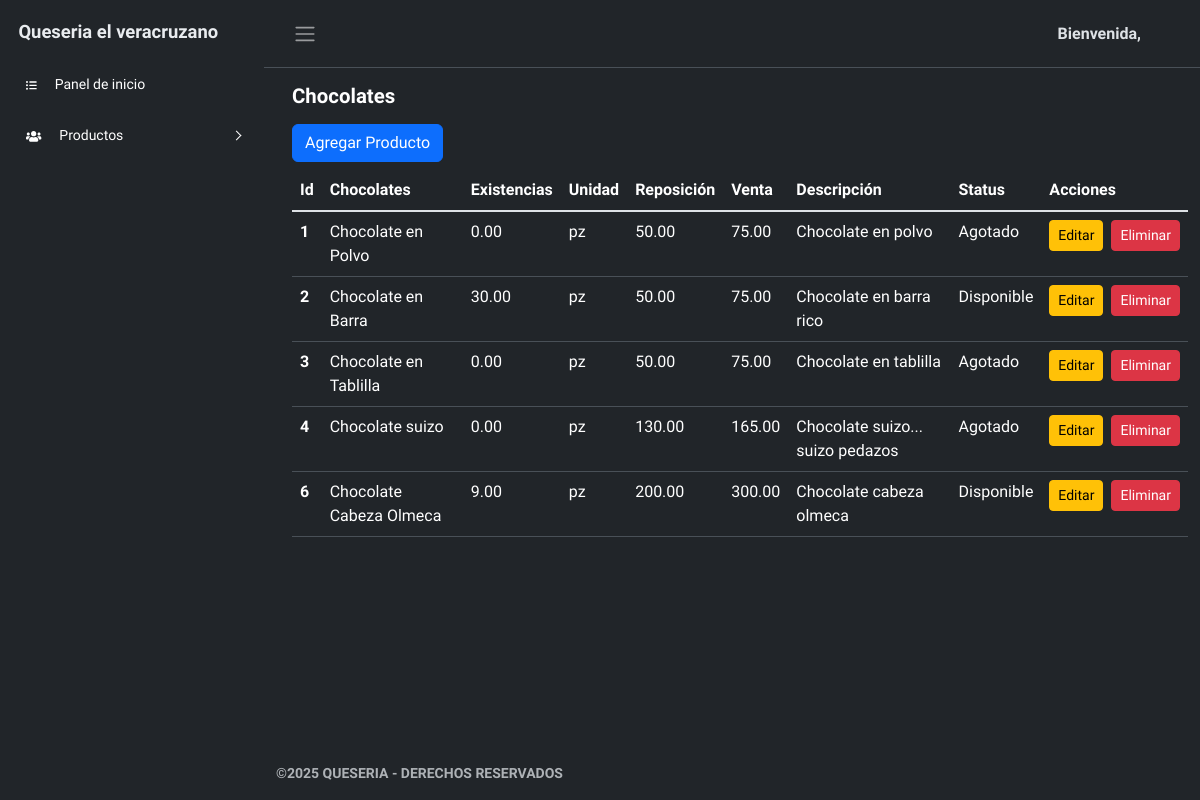
The app's page /productos/chocolates.php with its own data.
### tables this page shows
CREATE TABLE `chocolates` (
  `id` int(11) NOT NULL,
  `tipo_producto` varchar(255) NOT NULL,
  `existencia` decimal(10,2) NOT NULL DEFAULT 0.00,
  `unidad` enum('pz','kg') NOT NULL,
  `reposicion` decimal(10,2) NOT NULL,
  `venta` decimal(10,2) NOT NULL,
  `descripcion` text DEFAULT NULL,
  `status` enum('Disponible','Agotado') GENERATED ALWAYS AS (case when `existencia` > 0 then 'Disponible' else 'Agotado' end) STORED
);

### productos/chocolates.php (the view, shortened to what this page needs)
<?php
require_once $_SERVER['DOCUMENT_ROOT'] . '/queseria/conexion.php';
?>
<!DOCTYPE html>
<html lang="en" data-bs-theme="dark">
<head>
    <link rel="stylesheet" href="../css/bootstrap.min.css">
    <link rel="stylesheet" href="../css/style-admin.css">
    <link rel="stylesheet" href="../assets/sweetalert2.min.css">
</head>
<body>
    <div class="wrapper">
        <?php include '../components/sidebar.php'; ?>
        <div class="main">
            <?php include '../components/navbar.php'; ?>
            <main class="content px-2 py-2">
                <div class="container-fluid mx-2">
                    <div>
                        <h4 class="fw-semibold py-2">Chocolates</h6>
                    </div>
                    <button type="button" class="btn btn-primary" data-bs-toggle="modal" data-bs-target="#agregarProductoModal">
                        Agregar Producto
                    </button>
                    <div class="py-2">
                        <table class="table">
                            <thead>
                                <tr>
                                    <th scope="col">Id</th>
                                    <th scope="col">Chocolates</th>
                                    <th scope="col">Existencias</th>
                                    <th scope="col">Unidad</th>
                                    <th scope="col">Reposición</th>
                                    <th scope="col">Venta</th>
                                    <th scope="col">Descripción</th>
                                    <th scope="col">Status</th>
                                    <th scope="col">Acciones</th>
                                </tr>
                            </thead>
                            <tbody class="table-group-divider">
                                <?php
                                $stmt = $pdo->query("SELECT * FROM chocolates");
                                if ($stmt->rowCount() > 0):
                                    while ($row = $stmt->fetch(PDO::FETCH_ASSOC)):
                                ?>
                                        <tr>
                                            <th scope="row"><?php echo $row['id']; ?></th>
                                            <td><?php echo $row['tipo_producto']; ?></td>
                                            <td><?php echo $row['existencia']; ?></td>
                                            <td><?php echo $row['unidad']; ?></td>
                                            <td><?php echo $row['reposicion']; ?></td>
                                            <td><?php echo $row['venta']; ?></td>
                                            <td><?php echo $row['descripcion']; ?></td>
                                            <td><?php echo $row['existencia'] > 0 ? 'Disponible' : 'Agotado'; ?></td>
                                            <td>
                                                <div class="d-flex gap-2">
                                                <button type="button" class="btn btn-warning btn-sm" onclick="cargarDatosProducto(<?php echo $row['id']; ?>, 'chocolates');">Editar</button>
                                                    <form onsubmit="event.preventDefault(); eliminarProducto(<?php echo $row['id']; ?>, 'chocolates');">
                                                        <button type="submit" class="btn btn-danger btn-sm">Eliminar</button>
                                                    </form>
                                                </div>
                                            </td>
                                        </tr>
                                    <?php
                                    endwhile;
                                else:
                                    ?>
                                    <tr>
                                        <td colspan="8">No hay productos registrados.</td>
                                    </tr>
                                <?php endif; ?>
                            </tbody>
                        </table>
                    </div>
            </main>
            <footer class="footer">
                <div class="container-fluid">
                    <div class="row text-muted">
                        <div class="col-6 text-start">
                            <p class="mb-2">
                                <a href="#" class="text-muted">
                                    <p class="fw-bold text-size">©2025 QUESERIA - DERECHOS RESERVADOS</p>
                                </a>
                            </p>
                        </div>
                    </div>
                </div>
            </footer>
        </div>
    </div>
</body>
</html>

### css/style-admin.css (style rules this page uses)
body { overflow-y: scroll; margin: 0; }
.text-size { font-size: 14px; }
a { cursor: pointer; text-decoration: none; }
h4 { font-size: 1.275rem; color: var(--bs-emphasis-color); }
.wrapper { align-items: stretch; display: flex; width: 100%; }
.main { display: flex; flex-direction: column; min-height: 100vh; min-width: 0; overflow: hidden; transition: all 0.35s ease-in-out; width: 100%; background: var(--bs-body-bg); }
.content { flex: 1; max-width: 100vw; width: 100vw; }
@media (min-width:768px) { .content { max-width: auto; width: auto; } }

### records on screen
chocolates: id "1", tipo_producto "Chocolate en Polvo", existencia "0.00", unidad "pz", reposicion "50.00", venta "75.00", descripcion "Chocolate en polvo", shows "Agotado"
chocolates: id "2", tipo_producto "Chocolate en Barra", existencia "30.00", unidad "pz", reposicion "50.00", venta "75.00", descripcion "Chocolate en barra rico", shows "Disponible"
chocolates: id "3", tipo_producto "Chocolate en Tablilla", existencia "0.00", unidad "pz", reposicion "50.00", venta "75.00", descripcion "Chocolate en tablilla", shows "Agotado"
chocolates: id "4", tipo_producto "Chocolate suizo", existencia "0.00", unidad "pz", reposicion "130.00", venta "165.00", descripcion "Chocolate suizo... suizo pedazos", shows "Agotado"
chocolates: id "6", tipo_producto "Chocolate Cabeza Olmeca", existencia "9.00", unidad "pz", reposicion "200.00", venta "300.00", descripcion "Chocolate cabeza olmeca", shows "Disponible"

### other values on screen
$saludo "Bienvenida"
